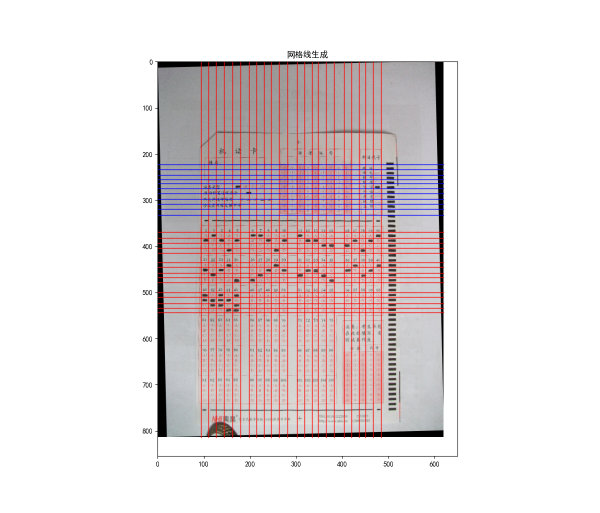
#> input picture Answer_Detect/results/result1.png, 1200 x 1025 px, given in place of 1.jpg, which was not available (shown at 1/2 size)
$ python main.py
#> lines starting #> are read from the running program, lines starting #| are printed output that depends on the picture; after the words box and inside, x2 and y2 are one past the last pixel; in counts of white or black regions, pixels touching at a corner belong together; pictures that were not available may be replaced by others from this repository, and a replacement may not be noted
#> in main, I is the input picture: shape (1025, 1200, 3); mean B, G, R 220.2, 218.7, 227.7
### Answer_Detect/python/image_smooth.py
import cv2
import numpy as np
import matplotlib.pyplot as plt
from font_setting import set_chinese_font

def image_smooth(I1, hsize=(3, 3), sigma=0.5, show=False):
    """
    图像平滑处理
    :param I1: 输入图像
    :param hsize: 高斯核大小，默认为(3, 3)
    :param sigma: 高斯核标准差，默认为0.5
    :param show: 是否显示处理结果
    :return: 平滑后的图像
    """
#> called with hsize = (3, 3), sigma = 0.5, show = False
    # 使用高斯滤波进行平滑
    I2 = cv2.GaussianBlur(I1, hsize, sigma)

    if show:
        # 设置中文字体
        set_chinese_font()

        plt.figure(figsize=(10, 10))

        # 显示平滑前的图像
        plt.subplot(2, 1, 1)
        if len(I1.shape) == 3:
            plt.imshow(cv2.cvtColor(I1, cv2.COLOR_BGR2RGB))
        else:
            plt.imshow(I1, cmap='gray')
        plt.title('平滑前图像', fontweight='bold')

        # 显示平滑后的图像
        plt.subplot(2, 1, 2)
        if len(I2.shape) == 3:
            plt.imshow(cv2.cvtColor(I2, cv2.COLOR_BGR2RGB))
        else:
            plt.imshow(I2, cmap='gray')
        plt.title('平滑后图像', fontweight='bold')

        plt.show(block=False)

    return I2

### Answer_Detect/python/gray_convert.py
import cv2
import numpy as np
import matplotlib.pyplot as plt
from font_setting import set_chinese_font

def gray_convert(I, show=False):
    """
    将图像转换为灰度图像
    :param I: 输入图像
    :param show: 是否显示处理结果
    :return: 灰度图像
    """
#> called with show = False
    # 检查图像维度
    if len(I.shape) == 3:
        # 转换为灰度图像
        I1 = cv2.cvtColor(I, cv2.COLOR_BGR2GRAY)
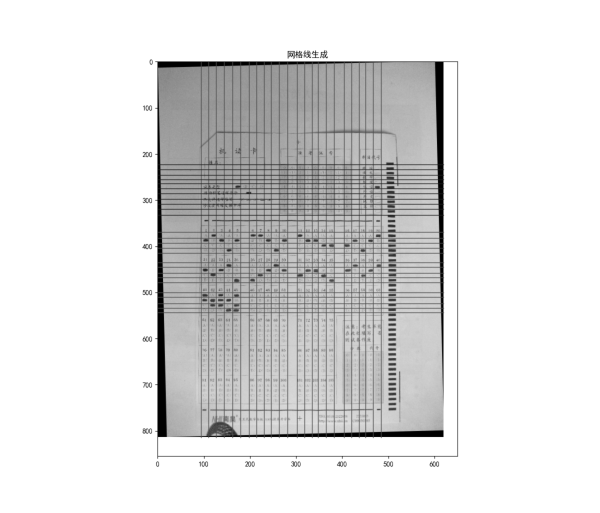
#> I1: shape (1025, 1200) (shown at 1/2 size); min 0, max 255, mean 221.5
    else:
        I1 = I

    if show:
        # 设置中文字体
        set_chinese_font()

        plt.figure(figsize=(10, 10))

        # 显示原始图像
        plt.subplot(2, 1, 1)
        if len(I.shape) == 3:
            plt.imshow(cv2.cvtColor(I, cv2.COLOR_BGR2RGB))
        else:
            plt.imshow(I, cmap='gray')
        plt.title('RGB图像', fontweight='bold')

        # 显示灰度图像
        plt.subplot(2, 1, 2)
        plt.imshow(I1, cmap='gray')
        plt.title('灰度图像', fontweight='bold')

        plt.show(block=False)

    return I1

### Answer_Detect/python/image_binary.py
import cv2
import numpy as np
import matplotlib.pyplot as plt
from skimage.filters import threshold_otsu
from font_setting import set_chinese_font

def image_binary(I, show=False, thresh_scale=0.8, use_equalize=False):
    """
    图像二值化处理（仿MATLAB im2bw+graythresh+反色），可调节阈值
    :param I: 输入图像
    :param show: 是否显示处理结果
    :param thresh_scale: 阈值缩放因子，默认0.9
    :param use_equalize: 是否先做直方图均衡化
    :return: 二值化图像
    """
#> called with show = False, thresh_scale = 0.8, use_equalize = False
    # 转为灰度，归一化到0~1
    if len(I.shape) == 3:
        gray = cv2.cvtColor(I, cv2.COLOR_BGR2GRAY)
    else:
        gray = I
    gray = gray.astype(np.float32) / 255.0

    # 可选：直方图均衡化
    if use_equalize:
        gray = cv2.equalizeHist((gray * 255).astype(np.uint8)) / 255.0

    # Otsu阈值并手动降低
    thresh = threshold_otsu(gray) * thresh_scale
#> thresh = 0.627
    bw1 = (gray > thresh).astype(np.uint8)
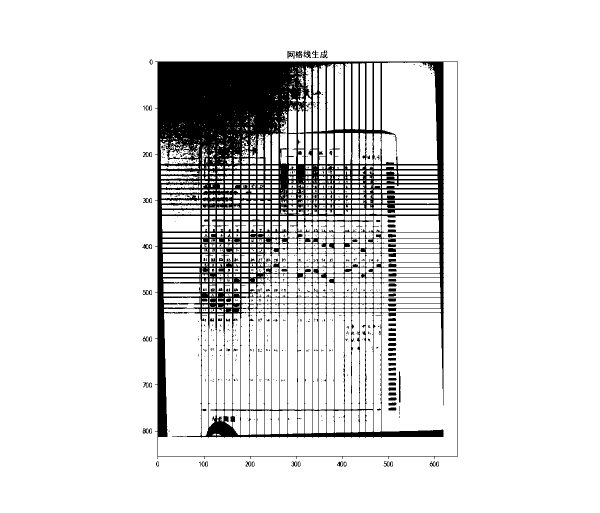
#> bw1: shape (1025, 1200) (shown at 1/2 size); values 0 (black) and 1 (white), 87.7% white; 573 black regions (478 under 20 px), largest, box (x1, y1, x2, y2) and area: (310, 123, 916, 918) 143813, (798, 743, 801, 806) 174, (575, 102, 589, 117) 116
    bw2 = 1 - bw1
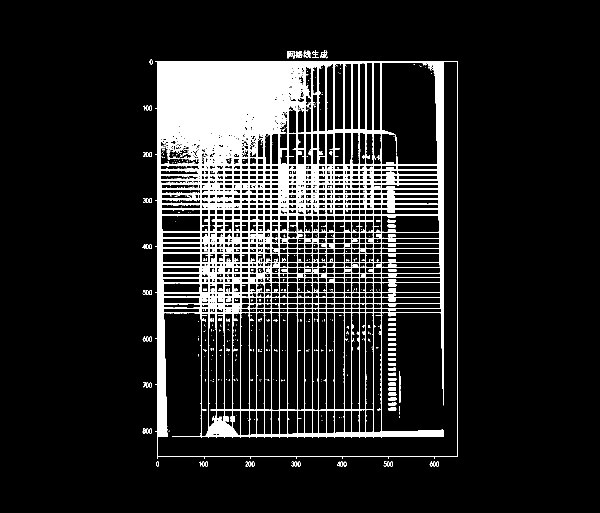
#> bw2: shape (1025, 1200) (shown at 1/2 size); values 0 (black) and 1 (white), 12.3% white; 573 white regions (478 under 20 px), largest, box (x1, y1, x2, y2) and area: (310, 123, 916, 918) 143813, (798, 743, 801, 806) 174, (575, 102, 589, 117) 116

    if show:
        set_chinese_font()
        plt.figure(figsize=(18, 6), facecolor='#dddddd')
        plt.subplot(1, 3, 1)
        plt.imshow(gray, cmap='gray', vmin=0, vmax=1)
        plt.title('待处理图像', fontweight='bold')
        plt.axis('off')
        plt.subplot(1, 3, 2)
        plt.imshow(bw1 * 255, cmap='gray', vmin=0, vmax=255)
        plt.title('二值化图像', fontweight='bold')
        plt.axis('off')
        plt.subplot(1, 3, 3)
        plt.imshow(bw2 * 255, cmap='gray', vmin=0, vmax=255)
        plt.title('二值化反色图像', fontweight='bold')
        plt.axis('off')
        plt.show(block=False)

    return bw2

### Answer_Detect/python/hough_process.py
import cv2
import numpy as np
import matplotlib.pyplot as plt

def hough_process(bw, Img, show=False):
    """
    Hough变换处理，尽量仿MATLAB
    :param bw: 二值图像（0/1或0/255）
    :param Img: 原始图像
    :param show: 是否显示处理结果
    :return: 线段长度列表，线段坐标列表，最长线段坐标
    """
#> called with show = False
    # 确保二值图像为uint8类型且0/255
    if bw.max() <= 1:
        bw = (bw * 255).astype(np.uint8)
#> (the rest of the program and of its run is left out)
